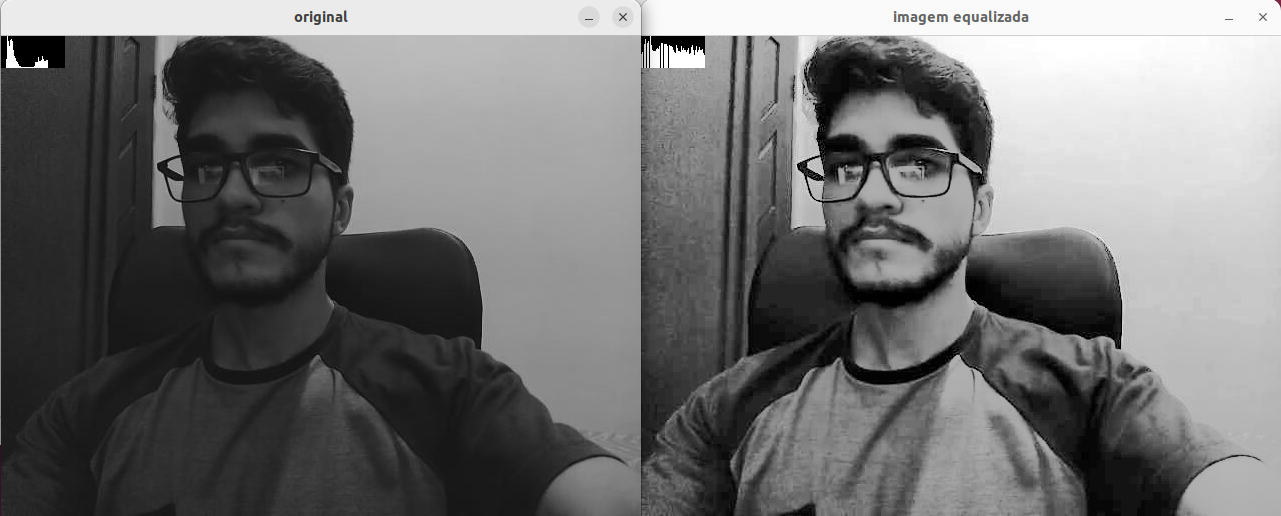
//> input picture exercicio4/equalize.png, 1281 x 516 px, given in place of the camera
$ ./equalize   (built with g++ and OpenCV 4)
//> lines starting //> are read from the running program, lines starting //| are printed output that depends on the picture; after the words box and inside, x2 and y2 are one past the last pixel; in counts of white or black regions, pixels touching at a corner belong together
#include <iostream>
#include <opencv2/opencv.hpp>

int main(int argc, char** argv){
  cv::Mat image, imageEq;
  int width, height;
  cv::VideoCapture cap;
  cv::Mat histR, histG;
  int nbins = 64;
  float range[] = {0, 255};
  const float *histrange = { range };
  bool uniform = true;
  bool acummulate = false;
  int key;

	cap.open(1);

  if(!cap.isOpened()){
    std::cout << "cameras indisponiveis";
    return -1;
  }

  cap.set(cv::CAP_PROP_FRAME_WIDTH, 640);
  cap.set(cv::CAP_PROP_FRAME_HEIGHT, 480);
  width = cap.get(cv::CAP_PROP_FRAME_WIDTH);
  height = cap.get(cv::CAP_PROP_FRAME_HEIGHT);

  std::cout << "largura = " << width << std::endl;
  std::cout << "altura  = " << height << std::endl;

  int histw = nbins, histh = nbins/2;
  cv::Mat histImgR(histh, histw, cv::COLOR_BGR2GRAY, cv::Scalar(0,0,0));
  cv::Mat histImgG(histh, histw, cv::COLOR_BGR2GRAY, cv::Scalar(0,0,0));
  while(1){
    cap >> image;
//> image is the input picture: 516 rows x 1281 cols, CV_8UC3; mean B, G, R 112.9, 112.9, 112.9

    cv::cvtColor(image, image, cv::COLOR_BGR2GRAY);
//> image: 516 rows x 1281 cols, CV_8UC1
    cv::flip(image, image, 1);
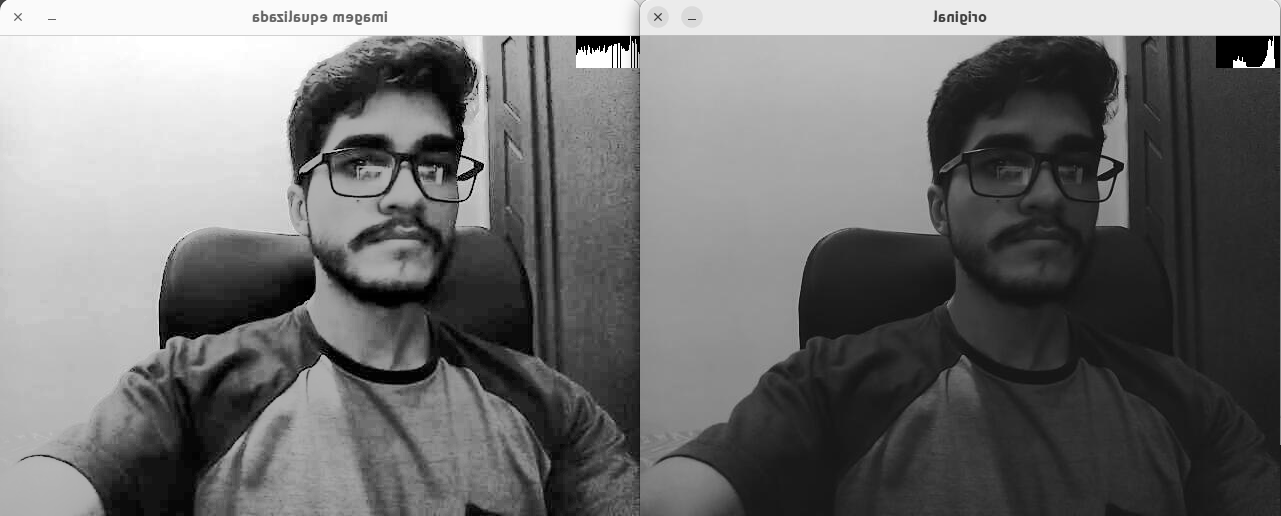
//> image: 516 rows x 1281 cols, CV_8UC1; min 0, max 255, mean 112.9
    equalizeHist(image, imageEq);
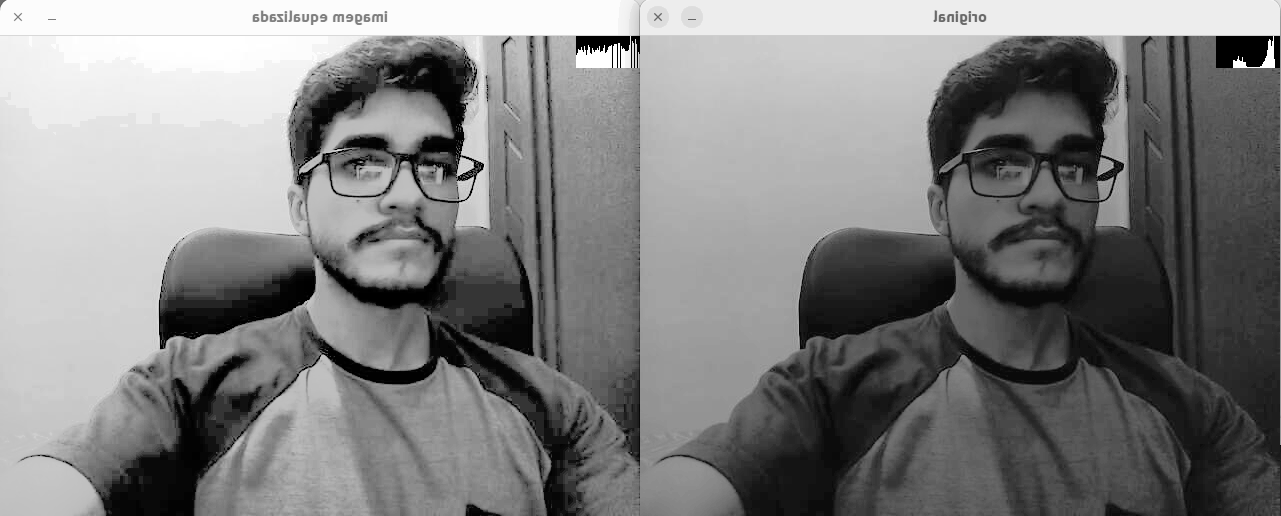
//> imageEq: 516 rows x 1281 cols, CV_8UC1; min 0, max 255, mean 128.2

    cv::calcHist(&image, 1, 0, cv::Mat(), histR, 1,
                 &nbins, &histrange,
                 uniform, acummulate);
//> histR = 64 values, max 34825 at index 6, min 21 at index 2, mean 10278
    cv::calcHist(&imageEq, 1, 0, cv::Mat(), histG, 1,
                 &nbins, &histrange,
                 uniform, acummulate);
//> histG = 64 values, max 29404 at index 59, min 0 at index 8, mean 10278

    cv::normalize(histR, histR, 0, histImgR.rows, cv::NORM_MINMAX, -1, cv::Mat());
//> histR = 64 values, max 32 at index 6, min 0 at index 2, mean 9.43
    cv::normalize(histG, histG, 0, histImgG.rows, cv::NORM_MINMAX, -1, cv::Mat());
//> histG = 64 values, max 32 at index 59, min 0 at index 8, mean 11.19

    histImgR.setTo(cv::Scalar(0));
    histImgG.setTo(cv::Scalar(0));

    for(int i=0; i<nbins; i++){
      cv::line(histImgR,
               cv::Point(i, histh),
               cv::Point(i, histh-cvRound(histR.at<float>(i))),
               cv::Scalar(255, 255, 255), 1, 8, 0);
      cv::line(histImgG,
               cv::Point(i, histh),
               cv::Point(i, histh-cvRound(histG.at<float>(i))),
               cv::Scalar(255, 255, 255), 1, 8, 0);
    }
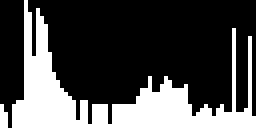
//> histImgR: 32 rows x 64 cols, CV_64FC1 (shown 4 times larger); 29.3% white; 2 white regions (1 under 20 px), largest, box (x1, y1, x2, y2) and area: (3, 0, 64, 32) 591
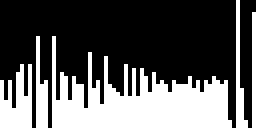
//> histImgG: 32 rows x 64 cols, CV_64FC1 (shown 4 times larger); 35.1% white; 5 white regions, box (x1, y1, x2, y2) and area: (13, 9, 58, 32) 510, (0, 16, 8, 32) 90, (9, 9, 12, 32) 46, (59, 0, 62, 32) 44, (63, 3, 64, 32) 29
    histImgR.copyTo(image(cv::Rect(0, 0       ,nbins, histh)));
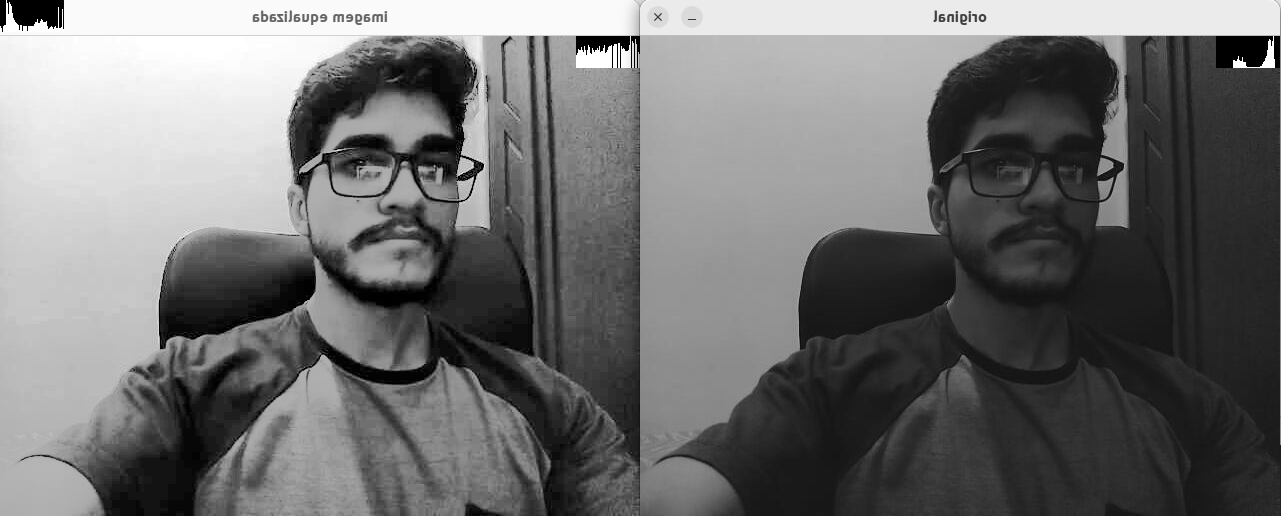
//> image: 516 rows x 1281 cols, CV_8UC1; 0.31% of pixels changed, all inside (x1, y1, x2, y2) = (0, 0, 64, 32)
    histImgG.copyTo(imageEq(cv::Rect(0, 0       ,nbins, histh)));
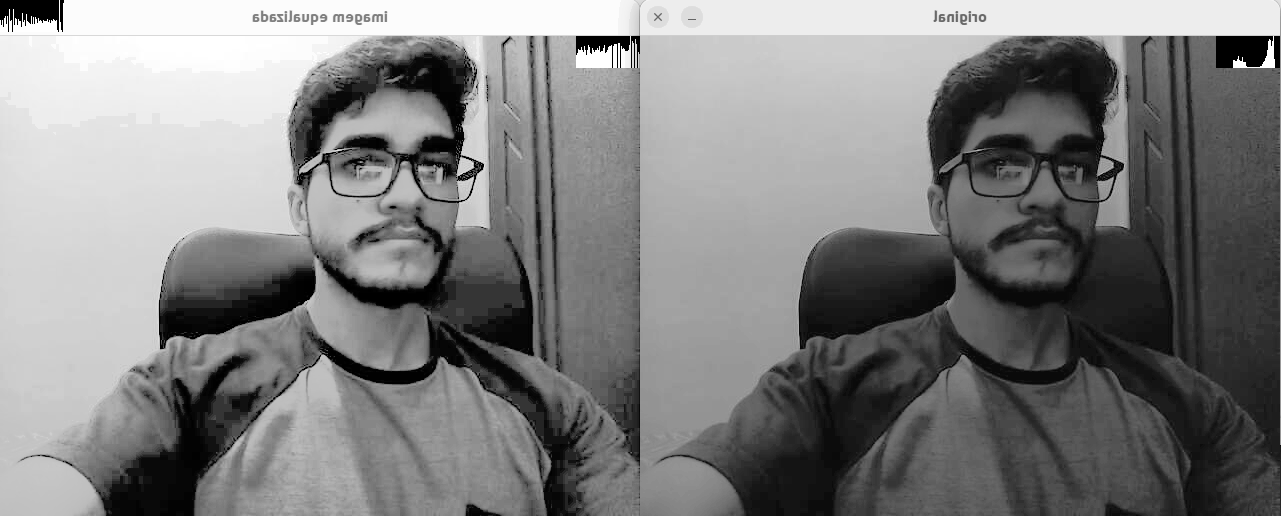
//> imageEq: 516 rows x 1281 cols, CV_8UC1; 0.31% of pixels changed, all inside (x1, y1, x2, y2) = (0, 0, 64, 32)

    cv::imshow("original", image);
    cv::imshow("imagem equalizada", imageEq);
    key = cv::waitKey(30);
//> the Esc key is pressed
    if(key == 27) break;
  }
  return 0;
}
